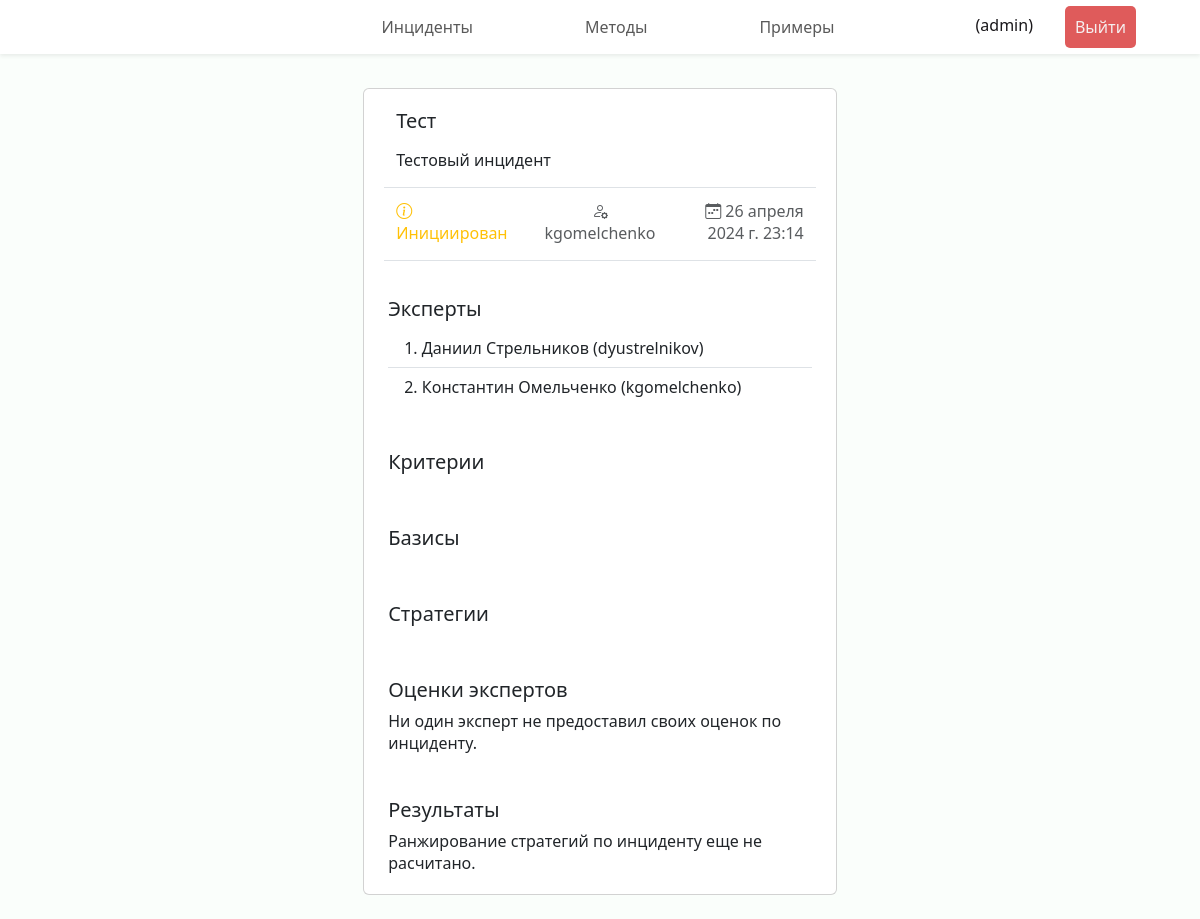
Before: /incident/1 (signed in) with the older database file.
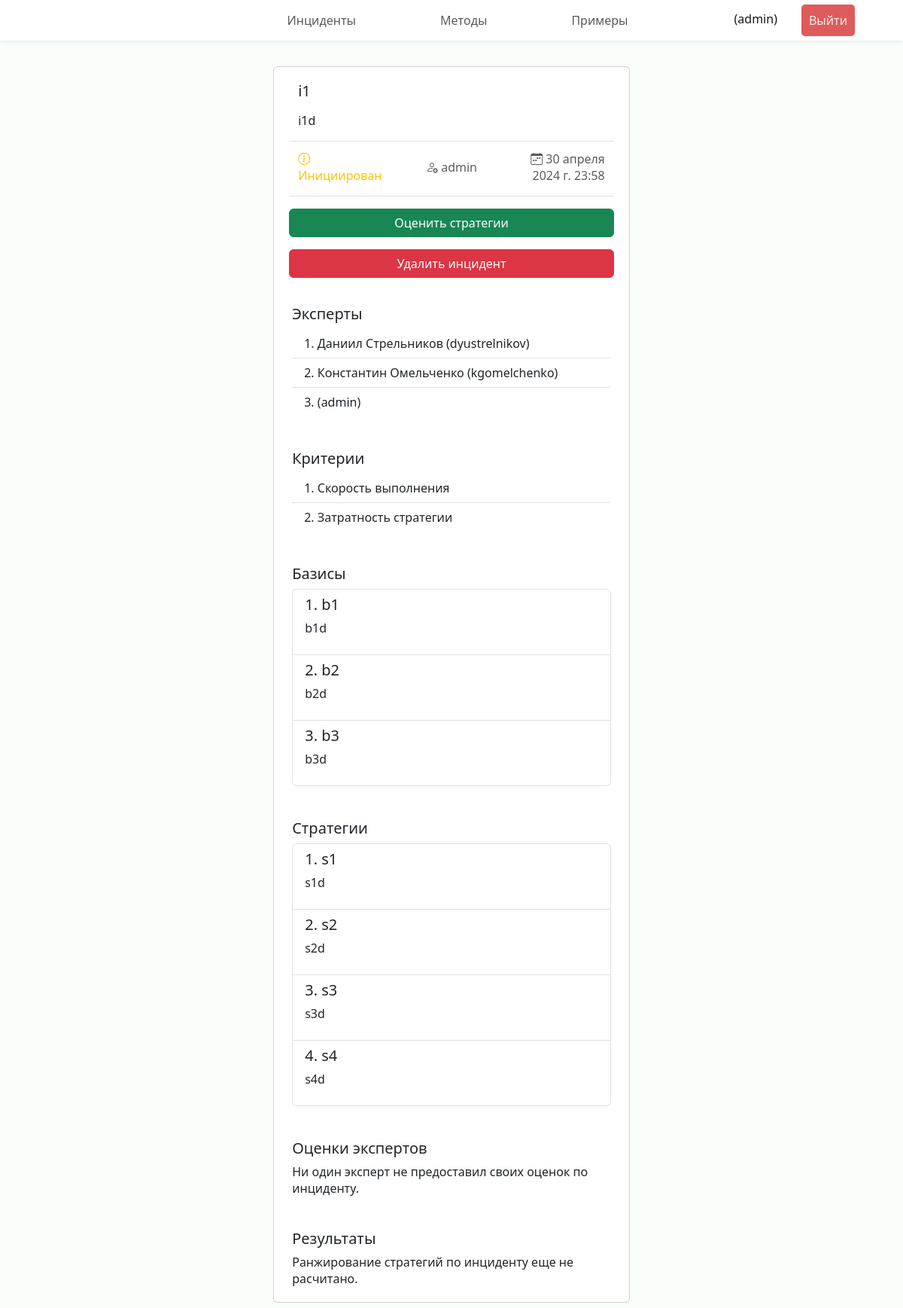
After: the same page with the newer database file.
### incidents/models.py (models this page shows, shortened)
class Incident(models.Model):
    name = models.CharField("Название", max_length=100)
    description = models.TextField("Описание")
    created_at = models.DateTimeField("Создан")
    results = models.JSONField("Результаты", null=True, blank=True)
    creator = models.ForeignKey(Expert, verbose_name="Инициатор", on_delete=models.CASCADE,
                                related_name="authored_incidents")
    status = models.ForeignKey(Status, verbose_name="Статус", on_delete=models.CASCADE)
    criteries = models.ManyToManyField(Criteria, through="IncidentCriteria")
    experts = models.ManyToManyField(Expert, through="IncidentExpert")
    class Meta:
        verbose_name = "Инцидент"
        verbose_name_plural = "Инциденты"

class Expert(models.Model):
    user = models.OneToOneField(User, verbose_name="Пользователь", on_delete=models.CASCADE)
    class Meta:
        verbose_name = "Эксперт"
        verbose_name_plural = "Эксперты"

class Status(models.Model):
    name = models.CharField("Наименование", max_length=100)
    def __str__(self) -> str:
        return self.name
    class Meta:
        verbose_name = "Статус"
        verbose_name_plural = "Статусы"

class Criteria(models.Model):
    description = models.CharField("Описание", max_length=200)
    def __str__(self) -> str:
        return self.description
    class Meta:
        verbose_name = "Критерий ранжирования"
        verbose_name_plural = "Критерии ранжирования"

class Basis(models.Model):
    incident = models.ForeignKey(Incident, verbose_name="Инцидент", on_delete=models.CASCADE)
    name = models.CharField("Название", max_length=100)
    description = models.TextField("Описание")
    number = models.PositiveSmallIntegerField("Номер")
    class Meta:
        verbose_name = "Базис инцидента"
        verbose_name_plural = "Базисы инцидента"
        unique_together = ('incident', 'name',)

class Strategy(models.Model):
    incident = models.ForeignKey(Incident, verbose_name="Инцидент", on_delete=models.CASCADE)
    name = models.CharField("Название", max_length=100)
    description = models.TextField("Описание")
    number = models.PositiveSmallIntegerField("Номер")
    class Meta:
        verbose_name = "Стратегия устранения инцидента"
        verbose_name_plural = "Стратегии устранения инцидента"
        unique_together = ('incident', 'name',)

### incidents/views.py (the view)
# urls.py: path("incident/<int:incident_id>", views.incident, name="incident"),
@login_required(login_url='login')
def incident(request, incident_id):
    if request.method == 'GET':
        try:
            incident = Incident.objects.get(id=incident_id)
        except Incident.DoesNotExist:
            raise Http404("Инцидент не существует")
        experts_with_scores = IncidentExpert.objects.filter(incident_id=incident_id,
                                                            scores__isnull=False)
        return render(request, "incidents/incident.html", {
            'incident': incident, 'experts_with_scores': experts_with_scores})

### incidents/templates/incidents/incident.html (shortened to what the changed rows need)
{% extends 'incidents/base.html' %}
{% load static %}
{% block links %}
<link rel="stylesheet" href="{% static 'incidents/css/style.css' %}">
{% endblock %}
{% block content %}
<div class="cards d-flex p-2 flex-column align-items-center">
    <div class="card mb-3">
        <div class="card-body mx-3 my-1">
          <h5 class="card-title">{{ incident.name }}</h5>
          <p class="card-text">{{ incident.description|linebreaks }}</p>
          <div class="row justify-content-between align-items-center py-3 border-top border-bottom">
            <p class="col card-subtitle text-warning"><i class="bi bi-info-circle"></i> {{ incident.status }}</p>
            <p class="col card-subtitle text-center text-muted"><i class="bi bi-person-gear"></i> {{ incident.creator.user.get_username }}</p>
            <p class="col card-subtitle text-muted text-end"><i class="bi bi-calendar-week"></i> {{ incident.created_at }}</p>
          </div>
          {% for expert in incident.experts.all %}
          {% if expert.user == request.user and not expert.scores %}
          <div class="row justify-content-between align-items-center pt-3">
            <a href="{% url 'incident_assess' incident.id %}" class="col btn btn-success">Оценить стратегии</a>
          </div>
          {% endif %}
          {% endfor %}
          {% if request.user == incident.creator.user %}
          <form class="row justify-content-between align-items-center pt-3" action="{% url 'incident_delete' incident.id %}" method="POST">
            <button class="col btn btn-danger" type="submit">Удалить инцидент</button>
          </form>
          {% endif %}
        </div>
        <div class="card-body mx-2 mb-1">
            <ul class="list-group list-group-flush">
                {% for expert in incident.experts.all %}
                <li class="list-group-item">{{ forloop.counter }}. {{ expert.user.get_full_name }} ({{ expert.user.get_username }})</li>
                {% endfor %}
            </ul>
        </div>
        <div class="card-body m-2 mb-1">
            <ul class="list-group list-group-flush">
                {% for criteria in incident.criteries.all %}
                <li class="list-group-item">{{ forloop.counter }}. {{ criteria }}</li>
                {% endfor %}
            </ul>
        </div>
        <div class="card-body m-2 mb-1">
            <div class="list-group">
                {% for basis in incident.basis_set.all %}
                <a class="list-group-item flex-column align-items-start">
                  <div class="d-flex w-100 justify-content-between">
                    <h5 class="mb-1">{{ forloop.counter }}. {{ basis.name }}</h5>
                  </div>
                  <p class="mb-1">{{ basis.description|linebreaks }}</p>
                </a>
                {% endfor %}
            </div>
        </div>
        <div class="card-body m-2 mb-1">
            <div class="list-group">
                {% for strategy in incident.strategy_set.all %}
                <a class="list-group-item flex-column align-items-start">
                  <div class="d-flex w-100 justify-content-between">
                    <h5 class="mb-1">{{ forloop.counter }}. {{ strategy.name }}</h5>
                  </div>
                  <p class="mb-1">{{ strategy.description|linebreaks }}</p>
                </a>
                {% endfor %}
            </div>
        </div>
      </div>
</div>
{% endblock %}

Changed rows visible on the page:
changed Incident "Инициирован": name "Тест" → "i1"; description "Тестовый инцидент" → "i1d"; creator.user.get_username "kgomelchenko" → "admin"; created_at "26 апреля 2024 г. 23:14" → "30 апреля 2024 г. 23:58"; creator_id 2 → 3 (drawn)
now on this page (row unchanged): Expert: shows "Оценить стратегии", user.get_username "admin"
added Criteria: description "Скорость выполнения"
added Criteria: description "Затратность стратегии"
now on this page (row edited): Basis: name "b1", description "b1d"
now on this page (row edited): Basis: name "b2", description "b2d"
now on this page (row edited): Basis: name "b3", description "b3d"
added Strategy: name "s1", description "s1d"
now on this page (row edited): Strategy: name "s2", description "s2d"
added Strategy: name "s3", description "s3d"
added Strategy: name "s4", description "s4d"
Other visible differences:
text now shown: "Удалить инцидент"
